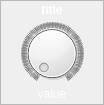
<?xml version="1.0" encoding="UTF-8"?>
<ui version="4.0">
 <class>Form</class>
 <widget class="QWidget" name="Form">
  <property name="geometry">
   <rect>
    <x>0</x>
    <y>0</y>
    <width>104</width>
    <height>105</height>
   </rect>
  </property>
  <property name="sizePolicy">
   <sizepolicy hsizetype="Maximum" vsizetype="Maximum">
    <horstretch>0</horstretch>
    <verstretch>0</verstretch>
   </sizepolicy>
  </property>
  <property name="minimumSize">
   <size>
    <width>100</width>
    <height>105</height>
   </size>
  </property>
  <property name="maximumSize">
   <size>
    <width>104</width>
    <height>105</height>
   </size>
  </property>
  <property name="font">
   <font>
    <pointsize>10</pointsize>
    <weight>75</weight>
    <bold>true</bold>
   </font>
  </property>
  <property name="windowTitle">
   <string>Form</string>
  </property>
  <property name="styleSheet">
   <string notr="true">QFrame.PeripheralCollection{
border-top-left-radius: 10px;
border-top-right-radius: 10px;
border-bottom-right-radius: 10px;
border-bottom-left-radius: 10px;
border: 1px solid black;
background: qlineargradient(x1: 0, y1: 0, x2: 0, y2: 1,
stop: 0 rgb(97, 146, 121), stop: 0.5 rgb(65, 89, 111));

}
 QLabel {
color: white;
background:transparent;
}

</string>
  </property>
  <layout class="QVBoxLayout" name="verticalLayout">
   <property name="spacing">
    <number>0</number>
   </property>
   <property name="margin">
    <number>0</number>
   </property>
   <item>
    <widget class="QFrame" name="widgetFrameOuter">
     <property name="sizePolicy">
      <sizepolicy hsizetype="Preferred" vsizetype="Preferred">
       <horstretch>0</horstretch>
       <verstretch>0</verstretch>
      </sizepolicy>
     </property>
     <property name="minimumSize">
      <size>
       <width>80</width>
       <height>0</height>
      </size>
     </property>
     <property name="styleSheet">
      <string notr="true"/>
     </property>
     <property name="frameShape">
      <enum>QFrame::StyledPanel</enum>
     </property>
     <property name="frameShadow">
      <enum>QFrame::Raised</enum>
     </property>
     <property name="class" stdset="0">
      <string>ControlWidget</string>
     </property>
     <layout class="QVBoxLayout" name="verticalLayout_3">
      <property name="spacing">
       <number>2</number>
      </property>
      <property name="leftMargin">
       <number>3</number>
      </property>
      <property name="topMargin">
       <number>2</number>
      </property>
      <property name="rightMargin">
       <number>3</number>
      </property>
      <property name="bottomMargin">
       <number>3</number>
      </property>
      <item>
       <widget class="QLabel" name="title">
        <property name="sizePolicy">
         <sizepolicy hsizetype="Preferred" vsizetype="Maximum">
          <horstretch>0</horstretch>
          <verstretch>0</verstretch>
         </sizepolicy>
        </property>
        <property name="font">
         <font>
          <pointsize>9</pointsize>
          <weight>75</weight>
          <bold>true</bold>
         </font>
        </property>
        <property name="text">
         <string>title</string>
        </property>
        <property name="alignment">
         <set>Qt::AlignCenter</set>
        </property>
       </widget>
      </item>
      <item>
       <widget class="QFrame" name="ImageFrame">
        <property name="sizePolicy">
         <sizepolicy hsizetype="Expanding" vsizetype="Expanding">
          <horstretch>0</horstretch>
          <verstretch>0</verstretch>
         </sizepolicy>
        </property>
        <property name="minimumSize">
         <size>
          <width>90</width>
          <height>70</height>
         </size>
        </property>
        <property name="styleSheet">
         <string notr="true"/>
        </property>
        <layout class="QGridLayout" name="gridLayout_3">
         <property name="leftMargin">
          <number>0</number>
         </property>
         <property name="topMargin">
          <number>3</number>
         </property>
         <property name="rightMargin">
          <number>0</number>
         </property>
         <property name="bottomMargin">
          <number>0</number>
         </property>
         <property name="horizontalSpacing">
          <number>0</number>
         </property>
         <property name="verticalSpacing">
          <number>2</number>
         </property>
         <item row="0" column="0">
          <widget class="QDial" name="dial">
           <property name="sizePolicy">
            <sizepolicy hsizetype="Fixed" vsizetype="Fixed">
             <horstretch>0</horstretch>
             <verstretch>0</verstretch>
            </sizepolicy>
           </property>
           <property name="styleSheet">
            <string notr="true"/>
           </property>
           <property name="minimum">
            <number>0</number>
           </property>
           <property name="maximum">
            <number>5000</number>
           </property>
           <property name="pageStep">
            <number>10</number>
           </property>
           <property name="value">
            <number>0</number>
           </property>
           <property name="invertedControls">
            <bool>false</bool>
           </property>
           <property name="wrapping">
            <bool>false</bool>
           </property>
           <property name="notchTarget">
            <double>5.000000000000000</double>
           </property>
           <property name="notchesVisible">
            <bool>true</bool>
           </property>
          </widget>
         </item>
         <item row="1" column="0">
          <widget class="QLabel" name="value">
           <property name="font">
            <font>
             <pointsize>9</pointsize>
             <weight>50</weight>
             <bold>false</bold>
            </font>
           </property>
           <property name="text">
            <string>value</string>
           </property>
           <property name="alignment">
            <set>Qt::AlignCenter</set>
           </property>
          </widget>
         </item>
        </layout>
       </widget>
      </item>
     </layout>
    </widget>
   </item>
  </layout>
 </widget>
 <resources/>
 <connections>
  <connection>
   <sender>dial</sender>
   <signal>valueChanged(int)</signal>
   <receiver>Form</receiver>
   <slot>setValue(int)</slot>
   <hints>
    <hint type="sourcelabel">
     <x>82</x>
     <y>49</y>
    </hint>
    <hint type="destinationlabel">
     <x>101</x>
     <y>45</y>
    </hint>
   </hints>
  </connection>
 </connections>
 <slots>
  <slot>setValue(int)</slot>
 </slots>
</ui>
